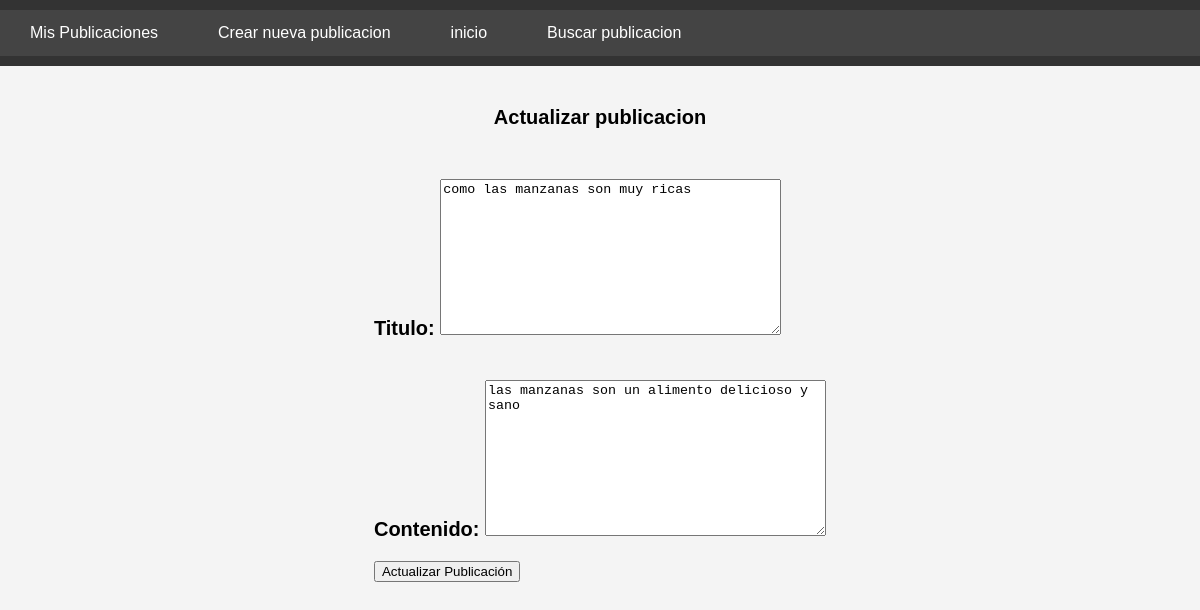
Screenshot of /actualizar/1/ (signed in) with the database file from the repository.
### post/models.py (models this page shows)
class Publicaciones(models.Model):
    autor=models.ForeignKey(User,on_delete=models.CASCADE,related_name='publicaciones_hechas')
    titulo=models.TextField()
    contenido=models.TextField()
    fecha=models.DateTimeField(auto_now_add=True)

### post/views.py (the view)
# urls.py: path('actualizar/<int:pk>/', ActualizarPublicacion.as_view(), name='actualizar_publicacion'),
class ActualizarPublicacion(LoginRequiredMixin, UpdateView):
    model = Publicaciones
    fields = ['titulo', 'contenido']
    template_name = 'actualizar_publicacion.html'
    success_url = reverse_lazy('lista_publicaciones')
    def get_queryset(self):
        return Publicaciones.objects.filter(autor=self.request.user)

### post/templates/actualizar_publicacion.html (shortened to what this page needs)
{% extends "base.html" %}
{% block header %}
    {% include "navbar.html" %}
{% endblock %}
{% block main %}
    <div class="formulario">
        <p>Actualizar publicacion</p>
        <form method="post">
            {{ form.as_p }}
            <button type="submit">Actualizar Publicación</button>
        </form>
    </div>
{% endblock %}

### post/static/estilo.css (style rules this page uses)
body { font-family: Arial, sans-serif; margin: 0; padding: 0; background-color: #f4f4f4; }
.formulario { width: 100%; display: flex; justify-content:flex-start ; align-items:center; flex-direction: column; gap: 10px; }
.formulario p { font-size: 20px; font-weight: 900; }
.formulario form { display: flex; flex-direction: column; align-items: flex-start; }

### rows the page displays
Publicaciones: titulo "como las manzanas son muy ricas", contenido "las manzanas son un alimento delicioso y sano"
